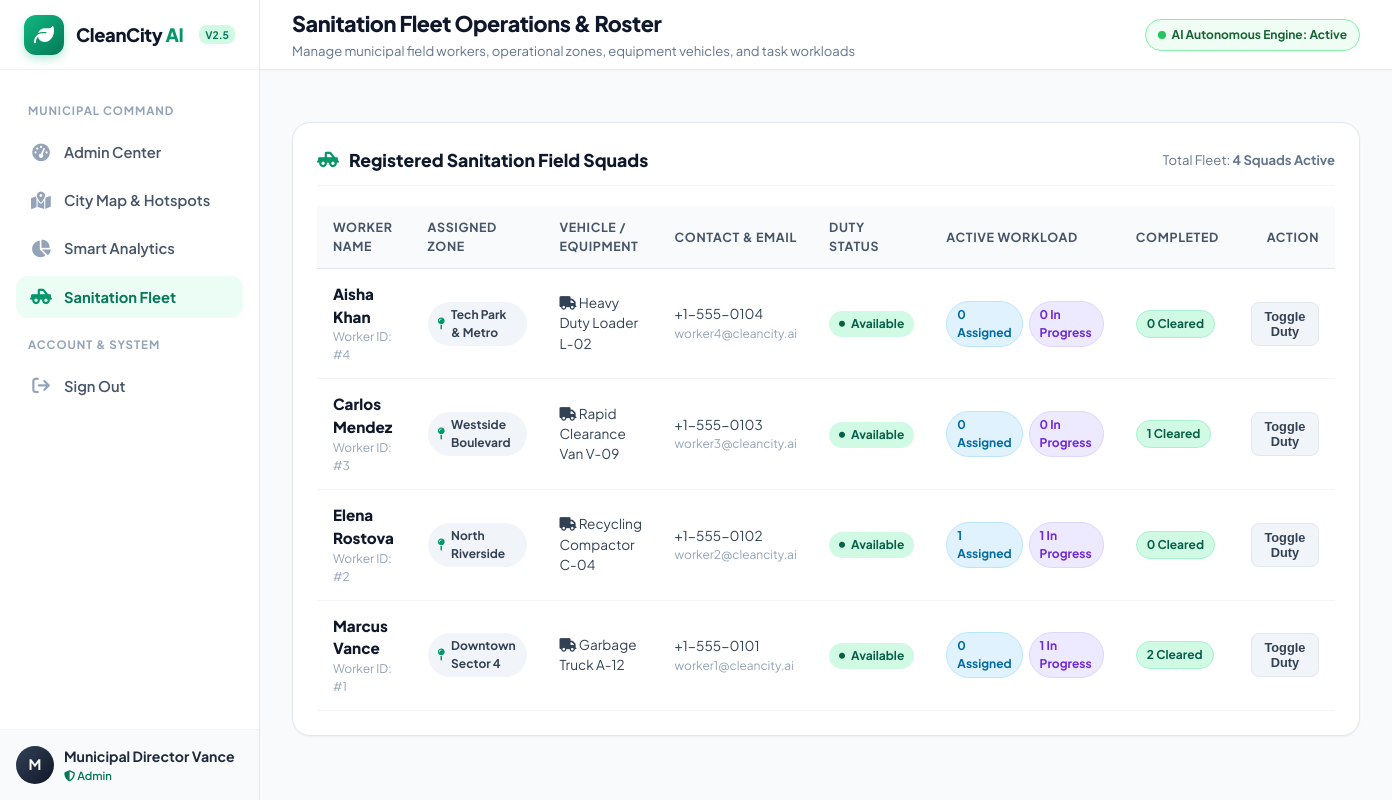
Screenshot of /admin/workers (signed in) with the database file from the repository.
### tables this page shows
CREATE TABLE workers (
    id INTEGER PRIMARY KEY AUTOINCREMENT,
    user_id INTEGER UNIQUE NOT NULL REFERENCES users(id) ON DELETE CASCADE,
    full_name TEXT NOT NULL,
    phone TEXT,
    zone TEXT NOT NULL,
    status TEXT DEFAULT 'Available' CHECK(status IN ('Available', 'Busy', 'Off-Duty')),
    vehicle_type TEXT DEFAULT 'Garbage Truck',
    created_at TIMESTAMP DEFAULT CURRENT_TIMESTAMP
);

CREATE TABLE users (
    id INTEGER PRIMARY KEY AUTOINCREMENT,
    name TEXT NOT NULL,
    email TEXT UNIQUE NOT NULL,
    password_hash TEXT NOT NULL,
    role TEXT NOT NULL CHECK(role IN ('citizen', 'admin', 'worker')),
    phone TEXT,
    address TEXT,
    created_at TIMESTAMP DEFAULT CURRENT_TIMESTAMP
);

### routes/admin.py (the view)
@admin_bp.route("/workers")
@login_required
@role_required(["admin"])
def workers_list():
    workers = query_db("""
        SELECT w.*, u.email,
               (SELECT COUNT(*) FROM assignments a JOIN complaints c ON a.complaint_id = c.id WHERE a.worker_id = w.id AND c.status = 'Assigned') as pending_tasks,
               (SELECT COUNT(*) FROM assignments a JOIN complaints c ON a.complaint_id = c.id WHERE a.worker_id = w.id AND c.status = 'In Progress') as in_progress_tasks,
               (SELECT COUNT(*) FROM assignments a WHERE a.worker_id = w.id AND a.status = 'Completed') as completed_tasks
        FROM workers w
        JOIN users u ON w.user_id = u.id
        ORDER BY w.full_name ASC
    """)
    return render_template("workers.html", workers=workers)

### database/db.py (called while the page is built)
def get_db():
    if "db" not in g:
        Config.DATABASE_PATH.parent.mkdir(parents=True, exist_ok=True)
        g.db = sqlite3.connect(Config.DATABASE_PATH)
        g.db.row_factory = sqlite3.Row
        g.db.execute("PRAGMA journal_mode = WAL;")
        g.db.execute("PRAGMA foreign_keys = ON;")
    return g.db

def query_db(query, args=(), one=False):
    cur = get_db().execute(query, args)
    rv = cur.fetchall()
    cur.close()
    return (rv[0] if rv else None) if one else rv

### routes/auth.py (called while the page is built, shortened)
def login_required(f):
    @wraps(f)
    def decorated_function(*args, **kwargs):
        if "user_id" not in session:
            flash("Please sign in to access this page.", "warning")
            return redirect(url_for("auth.login", next=request.url))
        return f(*args, **kwargs)
    return decorated_function

def role_required(allowed_roles):
    def decorator(f):
        @wraps(f)
        def decorated_function(*args, **kwargs):
            if "user_id" not in session:
                flash("Please sign in first.", "warning")
                return redirect(url_for("auth.login", next=request.url))
            user_role = session.get("user_role")
            return f(*args, **kwargs)
        return decorated_function
    return decorator

### templates/workers.html (shortened to what this page needs)
{% extends "base.html" %}
{% block page_title %}Sanitation Fleet Operations & Roster{% endblock %}
{% block page_subtitle %}Manage municipal field workers, operational zones, equipment vehicles, and task workloads{% endblock %}
{% block content %}
<div class="card">
  <div class="card-header" style="flex-wrap: wrap; gap: 14px;">
    <div class="card-title">
      <i class="fa-solid fa-truck-pickup" style="color: var(--primary-600);"></i>
      Registered Sanitation Field Squads
    </div>
    <div style="font-size: 0.82rem; color: var(--slate-500);">
      Total Fleet: <b>{{ workers|length }} Squads Active</b>
    </div>
  </div>
  <div class="table-responsive">
    <table class="table">
      <thead>
        <tr>
          <th>Worker Name</th>
          <th>Assigned Zone</th>
          <th>Vehicle / Equipment</th>
          <th>Contact & Email</th>
          <th>Duty Status</th>
          <th>Active Workload</th>
          <th>Completed</th>
          <th style="text-align: right;">Action</th>
        </tr>
      </thead>
      <tbody>
        {% for w in workers %}
          <tr>
            <td>
              <div style="font-weight: 800; color: var(--slate-900); font-size: 0.95rem;">
                {{ w.full_name }}
              </div>
              <div style="font-size: 0.75rem; color: var(--slate-400);">
                Worker ID: #{{ w.id }}
              </div>
            </td>
            <td>
              <span class="badge" style="background: var(--slate-100); color: var(--slate-700);">
                <i class="fa-solid fa-map-pin" style="color: var(--primary-600);"></i> {{ w.zone }}
              </span>
            </td>
            <td>
              <div style="font-size: 0.85rem; color: var(--slate-700);">
                <i class="fa-solid fa-truck"></i> {{ w.vehicle_type }}
              </div>
            </td>
            <td>
              <div style="font-size: 0.85rem; color: var(--slate-700);">{{ w.phone or 'Direct Line' }}</div>
              <div style="font-size: 0.75rem; color: var(--slate-400);">{{ w.email }}</div>
            </td>
            <td>
              <span class="badge" style="background: {% if w.status == 'Available' %}#d1fae5; color: #065f46;{% else %}#fee2e2; color: #991b1b;{% endif %}">
                <i class="fa-solid fa-circle" style="font-size: 6px;"></i> {{ w.status }}
              </span>
            </td>
            <td>
              <div style="display: flex; gap: 6px;">
                <span class="badge badge-status-assigned" title="Assigned Tasks">
                  {{ w.pending_tasks }} Assigned
                </span>
                <span class="badge badge-status-inprogress" title="In Progress Tasks">
                  {{ w.in_progress_tasks }} In Progress
                </span>
              </div>
            </td>
            <td>
              <span class="badge badge-status-resolved">
                {{ w.completed_tasks }} Cleared
              </span>
            </td>
            <td style="text-align: right;">
              <form method="POST" action="{{ url_for('admin.toggle_worker_status', worker_id=w.id) }}" style="display: inline;">
                <button type="submit" class="btn btn-sm {% if w.status == 'Available' %}btn-secondary{% else %}btn-primary{% endif %}">
                  Toggle Duty
                </button>
              </form>
            </td>
          </tr>
        {% endfor %}
      </tbody>
    </table>
  </div>
</div>
{% endblock %}

### static/css/style.css (style rules this page uses)
:root { --primary-50: #ecfdf5; --primary-100: #d1fae5; --primary-200: #a7f3d0; --primary-500: #10b981; --primary-600: #059669; --primary-700: #047857; --primary-800: #065f46; --primary-900: #064e3b; --slate-50: #f8fafc; --slate-100: #f1f5f9; --slate-200: #e2e8f0; --slate-300: #cbd5e1; --slate-400: #94a3b8; --slate-500: #64748b; --slate-600: #475569; --slate-700: #334155; --slate-800: #1e293b; --slate-900: #0f172a; --critical: #ef4444; --critical-bg: #fef2f2; --high: #f97316; --high-bg: #fff7ed; --medium: #f59e0b; --medium-bg: #fffbeb; --low: #10b981; --low-bg: #ecfdf5; --sidebar-width: 260px; --navbar-height: 70px; --radius-sm: 8px; --radius-md: 12px; --radius-lg: 18px; --radius-full: 9999px; --shadow-sm: 0 1px 2px 0 rgb(0 0 0 / 0.05); --shadow-md: 0 4px 6px -1px rgb(0 0 0 / 0.08), 0 2px 4px -2px rgb(0 0 0 / 0.05); --shadow-lg: 0 10px 15px -3px rgb(0 0 0 / 0.08), 0 4px 6px -4px rgb(0 0 0 / 0.04); --shadow-glow: 0 0 20px rgba(16, 185, 129, 0.25); --transition: all 0.25s cubic-bezier(0.4, 0, 0.2, 1); }
* { margin: 0; padding: 0; box-sizing: border-box; }
body { font-family: 'Plus Jakarta Sans', system-ui, -apple-system, BlinkMacSystemFont, 'Segoe UI', Roboto, sans-serif; background-color: var(--slate-50); color: var(--slate-800); min-height: 100vh; display: flex; flex-direction: column; overflow-x: hidden; line-height: 1.5; }
.card { background-color: #ffffff; border-radius: var(--radius-lg); border: 1px solid var(--slate-200); box-shadow: var(--shadow-sm); padding: 24px; transition: var(--transition); }
.card-header { display: flex; align-items: center; justify-content: space-between; margin-bottom: 20px; padding-bottom: 12px; border-bottom: 1px solid var(--slate-100); }
.card-title { font-size: 1.1rem; font-weight: 800; color: var(--slate-900); display: flex; align-items: center; gap: 10px; }
.card-title i { color: var(--primary-600); }
.btn { display: inline-flex; align-items: center; justify-content: center; gap: 8px; padding: 10px 18px; font-size: 0.9rem; font-weight: 700; border-radius: var(--radius-md); cursor: pointer; border: 1px solid transparent; transition: var(--transition); text-decoration: none; }
.btn-secondary { background-color: var(--slate-100); color: var(--slate-700); border-color: var(--slate-200); }
.btn-sm { padding: 6px 12px; font-size: 0.8rem; border-radius: var(--radius-sm); }
.badge { display: inline-flex; align-items: center; gap: 6px; padding: 4px 10px; border-radius: var(--radius-full); font-size: 0.75rem; font-weight: 700; text-transform: capitalize; }
.badge-status-assigned { background-color: #e0f2fe; color: #0369a1; border: 1px solid #bae6fd; }
.badge-status-inprogress { background-color: #ede9fe; color: #6d28d9; border: 1px solid #ddd6fe; }
.badge-status-resolved { background-color: #d1fae5; color: #065f46; border: 1px solid #a7f3d0; }
.table-responsive { width: 100%; overflow-x: auto; }
.table { width: 100%; border-collapse: separate; border-spacing: 0; }
.table th { background-color: var(--slate-50); color: var(--slate-600); font-size: 0.78rem; font-weight: 700; text-transform: uppercase; letter-spacing: 0.05em; padding: 12px 16px; border-bottom: 1px solid var(--slate-200); text-align: left; }
.table td { padding: 14px 16px; border-bottom: 1px solid var(--slate-100); font-size: 0.88rem; color: var(--slate-700); vertical-align: middle; }

### rows the page displays
workers: full_name "Aisha Khan", id "4", zone "Tech Park & Metro", vehicle_type "Heavy Duty Loader L-02", phone "+1-555-0104", email "worker4@cleancity.ai", status "Available", pending_tasks "0", in_progress_tasks "0", completed_tasks "0"
workers: full_name "Carlos Mendez", id "3", zone "Westside Boulevard", vehicle_type "Rapid Clearance Van V-09", phone "+1-555-0103", email "worker3@cleancity.ai", status "Available", pending_tasks "0", in_progress_tasks "0", completed_tasks "1"
workers: full_name "Elena Rostova", id "2", zone "North Riverside", vehicle_type "Recycling Compactor C-04", phone "+1-555-0102", email "worker2@cleancity.ai", status "Available", pending_tasks "1", in_progress_tasks "1", completed_tasks "0"
workers: full_name "Marcus Vance", id "1", zone "Downtown Sector 4", vehicle_type "Garbage Truck A-12", phone "+1-555-0101", email "worker1@cleancity.ai", status "Available", pending_tasks "0", in_progress_tasks "1", completed_tasks "2"

### other values shown
{{ current_user.name[0] | upper }} "M"
{{ current_user.name }} "Municipal Director Vance"
{{ current_user.role }} "Admin"
{{ workers|length }} "4"
